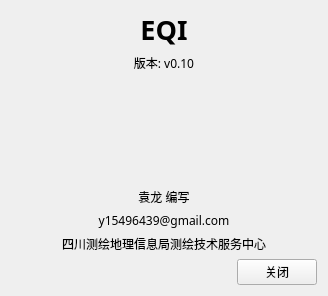
<?xml version="1.0" encoding="UTF-8"?>
<ui version="4.0">
 <class>dialog_about</class>
 <widget class="QWidget" name="dialog_about">
  <property name="geometry">
   <rect>
    <x>0</x>
    <y>0</y>
    <width>328</width>
    <height>296</height>
   </rect>
  </property>
  <property name="windowTitle">
   <string>EQI</string>
  </property>
  <layout class="QVBoxLayout" name="verticalLayout">
   <item>
    <layout class="QGridLayout" name="gridLayout">
     <item row="4" column="0">
      <widget class="QLabel" name="label_5">
       <property name="font">
        <font>
         <family>微软雅黑</family>
        </font>
       </property>
       <property name="text">
        <string>y15496439@gmail.com</string>
       </property>
       <property name="alignment">
        <set>Qt::AlignCenter</set>
       </property>
      </widget>
     </item>
     <item row="0" column="0">
      <widget class="QLabel" name="label">
       <property name="font">
        <font>
         <family>微软雅黑</family>
         <pointsize>20</pointsize>
         <weight>75</weight>
         <bold>true</bold>
        </font>
       </property>
       <property name="text">
        <string>EQI</string>
       </property>
       <property name="alignment">
        <set>Qt::AlignCenter</set>
       </property>
      </widget>
     </item>
     <item row="2" column="0">
      <spacer name="verticalSpacer">
       <property name="orientation">
        <enum>Qt::Vertical</enum>
       </property>
       <property name="sizeHint" stdset="0">
        <size>
         <width>20</width>
         <height>40</height>
        </size>
       </property>
      </spacer>
     </item>
     <item row="5" column="0">
      <widget class="QLabel" name="label_4">
       <property name="font">
        <font>
         <family>微软雅黑</family>
        </font>
       </property>
       <property name="text">
        <string>四川测绘地理信息局测绘技术服务中心</string>
       </property>
       <property name="alignment">
        <set>Qt::AlignCenter</set>
       </property>
      </widget>
     </item>
     <item row="3" column="0">
      <widget class="QLabel" name="label_3">
       <property name="font">
        <font>
         <family>微软雅黑</family>
        </font>
       </property>
       <property name="text">
        <string>袁龙 编写</string>
       </property>
       <property name="alignment">
        <set>Qt::AlignCenter</set>
       </property>
      </widget>
     </item>
     <item row="1" column="0">
      <widget class="QLabel" name="label_2">
       <property name="font">
        <font>
         <family>微软雅黑</family>
        </font>
       </property>
       <property name="text">
        <string>版本: v0.10</string>
       </property>
       <property name="alignment">
        <set>Qt::AlignCenter</set>
       </property>
      </widget>
     </item>
    </layout>
   </item>
   <item>
    <layout class="QHBoxLayout" name="horizontalLayout">
     <item>
      <spacer name="horizontalSpacer">
       <property name="orientation">
        <enum>Qt::Horizontal</enum>
       </property>
       <property name="sizeHint" stdset="0">
        <size>
         <width>40</width>
         <height>20</height>
        </size>
       </property>
      </spacer>
     </item>
     <item>
      <widget class="QPushButton" name="pushButton">
       <property name="text">
        <string>关闭</string>
       </property>
      </widget>
     </item>
    </layout>
   </item>
  </layout>
 </widget>
 <resources/>
 <connections/>
</ui>
